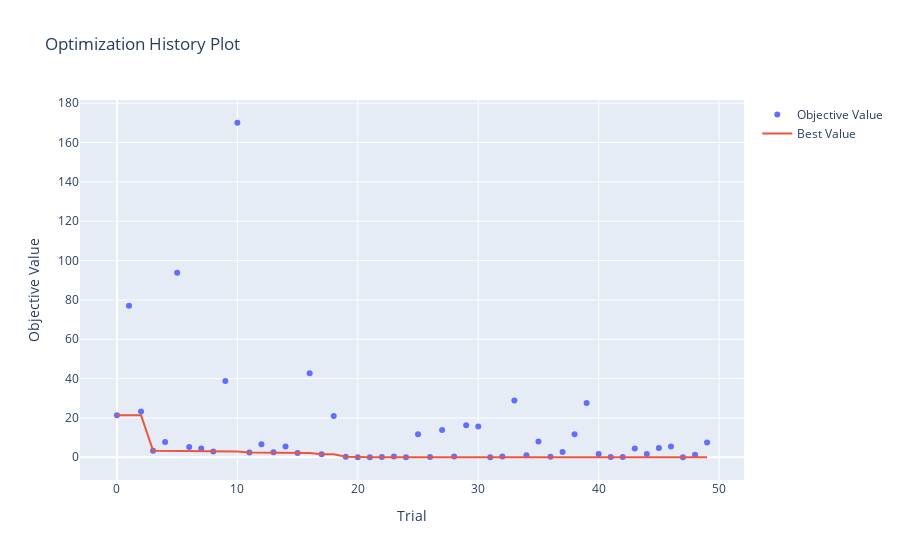

Write notebook code for a chart like this one.
### Code cell
study_simple = optuna.create_study()
study_simple.optimize(objective, n_trials=50)
from optuna import visualization

visualization.plot_optimization_history(study_simple)
